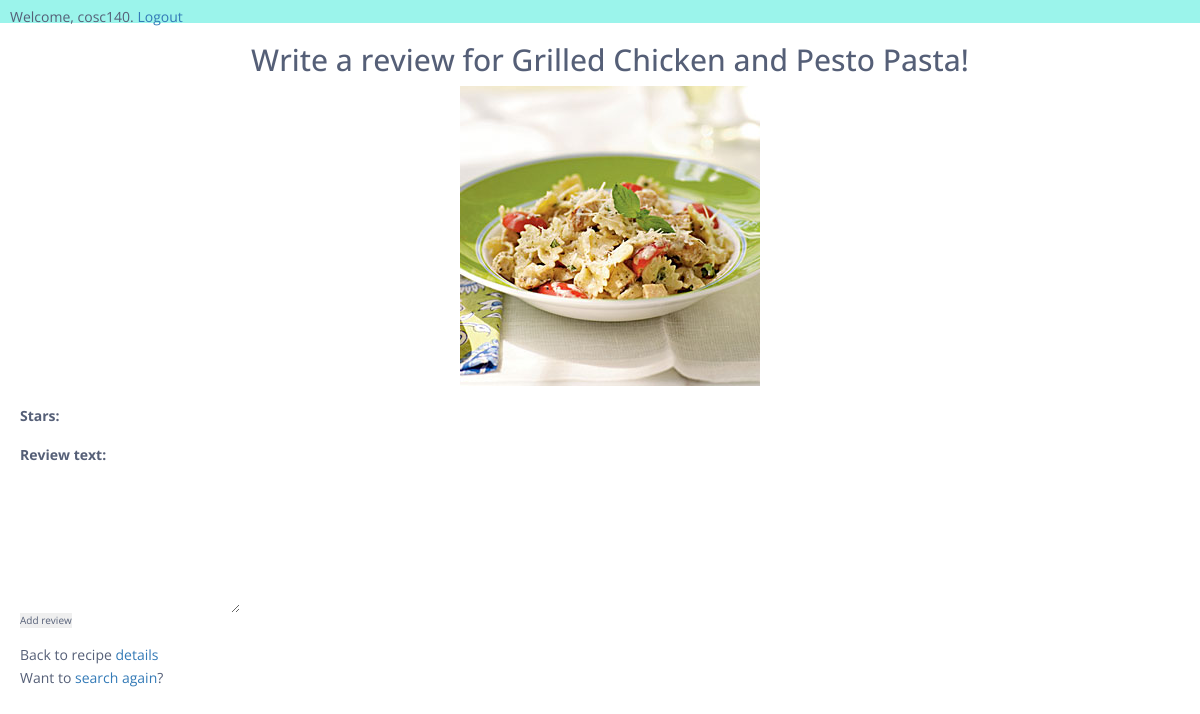
Page /main/recipes/10/review (signed in) on the committed database.
### recipes/models.py (models this page shows, shortened)
class Recipe(models.Model):
	APPETIZER = "AT"
	MAIN = "MN"
	DESSERT = "DS"
	MEAL_CHOICES = ((MAIN, "Main"), (DESSERT, "Dessert"), (APPETIZER, "Appetizer"))
	name = models.CharField(max_length=100, blank=False)
	image = models.ImageField(blank=False, default="http://ba3d96e768581514f6ec-e6b856593874a8f38a8aa2d89e1f03ce.r54.cf2.rackcdn.com/default_food_large.jpg")
	description = models.CharField(max_length=800, blank=False, default="")
	ingredients = models.CharField(max_length=800, blank=False, default="")
	time = models.IntegerField(default=0, validators=[MaxValueValidator(600), MinValueValidator(0)])
	meal = models.CharField(max_length=2, choices=MEAL_CHOICES, default=MAIN)

### recipes/views.py (the view)
# urls.py: url(r'^recipes/(?P<id>\d+)/review$', review_view, name='review'),
@login_required
def review_view(request, id):
    recipe = get_object_or_404(Recipe, id=id)
    if request.method == "POST":
        form = ReviewForm(request.POST)
        if form.is_valid():
            recipe.review_set.create(stars=form.cleaned_data['stars'], review_text=form.cleaned_data['review_text'], user=request.user)
            return redirect('details', id=recipe.id)
    else:
        form = ReviewForm()
    return render(request, "recipes/review.html", {'form':form, 'recipe':recipe})

### recipes/forms.py
class ReviewForm(forms.ModelForm):
    class Meta:
        model = Review
        fields = ['stars', 'review_text']

### recipes/templates/recipes/review.html (shortened to what this page needs)
{% extends "base.html" %}
{% block main %}
<section class="reviewtemplate">
    <center><h2>Write a review for {{recipe.name}}!</h2></center>
        {% if recipe.image.url.width > recipe.image.url.height %}
            <center><img src="{{recipe.image.url}}" width =300></center>
        {% else %}
            <center><img src="{{recipe.image.url}}" height=300></center>
        {% endif %}
        <br>
        <form action="{% url 'review' id=recipe.id %}" method="post">
            {{ form.as_table }}
            <input type="submit" value="Add review">
        </form>
<br>
<p>Back to recipe <a href="{% url 'details' id=recipe.id %}">details</a>
<p>Want to <a href="{% url 'index' %}">search again</a>?
{% endblock main %}

### recipes/templates/base.html (shortened to what this page needs)
{% load staticfiles %}
<!DOCTYPE html>
<html>
  <head>
    <link rel="stylesheet" href="https://maxcdn.bootstrapcdn.com/bootstrap/3.3.6/css/bootstrap.min.css">
    <link rel="stylesheet" href="//maxcdn.bootstrapcdn.com/font-awesome/4.1.0/css/font-awesome.min.css">
    <link rel="stylesheet" href="https://maxcdn.bootstrapcdn.com/font-awesome/4.6.1/css/font-awesome.min.css">
    <link rel="stylesheet" href="https://maxcdn.bootstrapcdn.com/bootstrap/3.3.5/css/bootstrap.min.css">
    <link rel="stylesheet" href="{% static "main.css" %}">
  </head>
    <div class="user">
    {% if user.is_authenticated %}
            <p>Welcome, {{ user.username }}. <a href="{% url 'logout' %}?next={{request.path}}">Logout</a>
        {% else %}
            <p>Welcome, anonymous user. To review recipes, please <a href="{% url 'login' %}?next={{request.path}}">login</a>
    {% endif %}
    </div>
  <body>
    <section id="main">
    {% block main %}
    {% endblock main %}
    </section>
  </body>
</html>

### recipes/static/main.css (style rules this page uses)
.user { background-color: #9BF4EB; font-family: 'Open Sans', sans-serif; padding-left: 1rem; padding-top: 1rem; }
html, body { background-image: url("http://www.publicdomainpictures.net/pictures/60000/velka/quatrefoil-pattern-background-blue.jpg"); font-family: 'Open Sans', sans-serif; color: #555f77; -webkit-font-smoothing: antialiased; }
input, textarea { outline: none; border: none; display: block; margin: 0; padding: 0; -webkit-font-smoothing: antialiased; font-family:'Open Sans', sans-serif; font-size: 1rem; color: #555f77; }
p { line-height: 1.3125rem; }
.reviewtemplate { font-family: 'Open Sans', sans-serif; padding-left: 2rem; }

### rows in the picture
Recipe: name "Grilled Chicken and Pesto Pasta", image (picture)

### other values in the picture
{{ user.username }} "cosc140"
